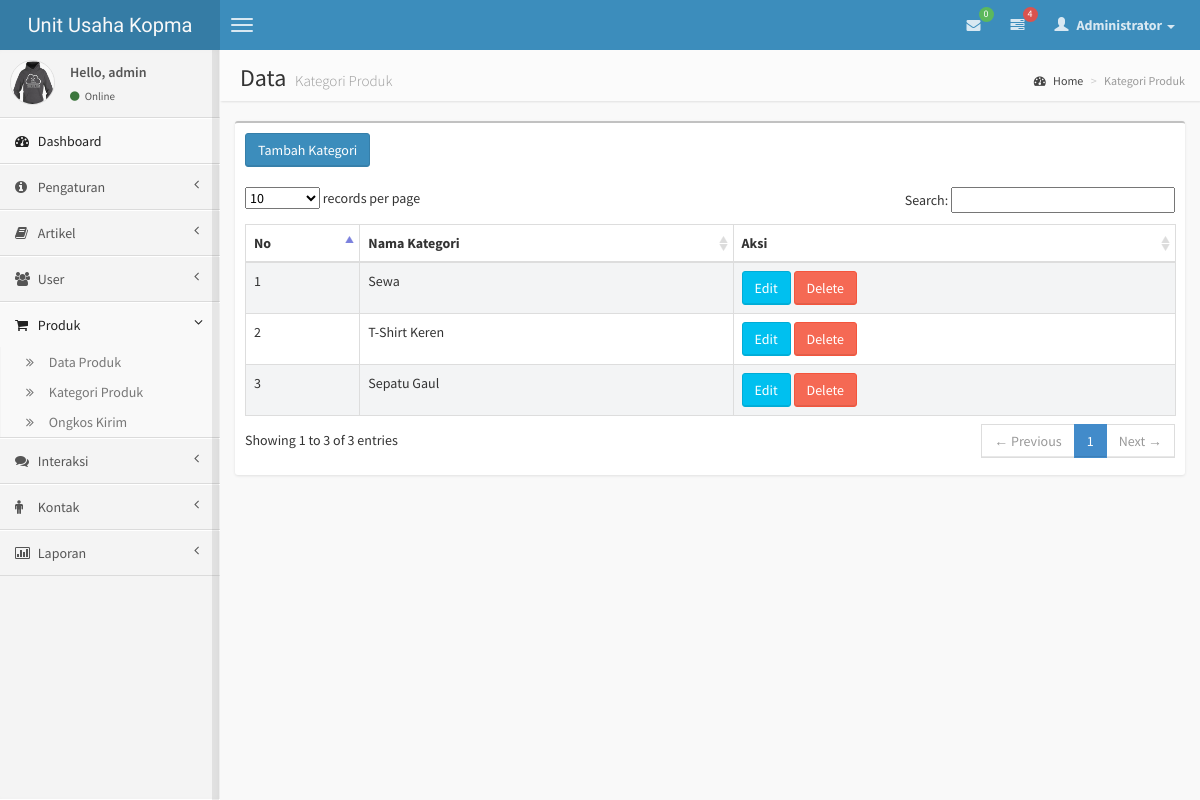
Before: /adminpage/media.php?module=kategori (signed in) with the older database file.
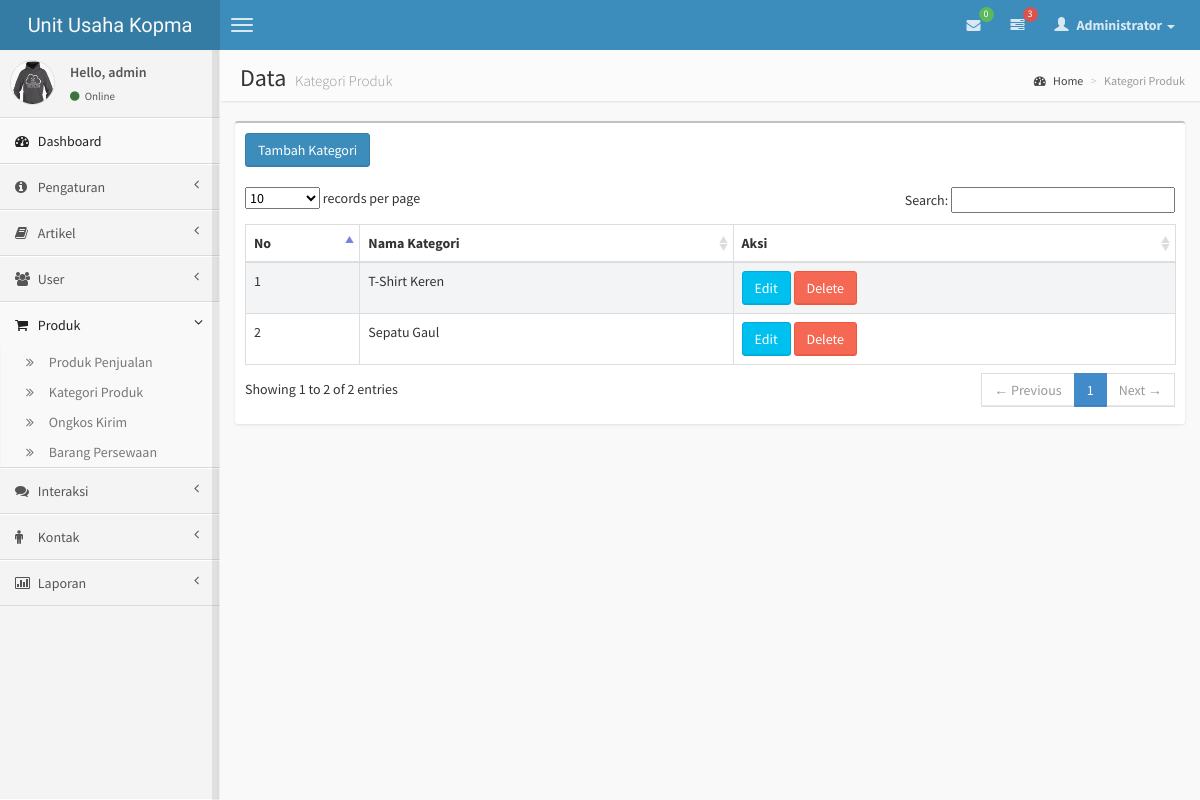
After: the same page with the newer database file.
### tables this page shows
CREATE TABLE `menuutama` (
  `id_main` int(5) NOT NULL AUTO_INCREMENT,
  `nama_menu` varchar(50) DEFAULT NULL,
  `link` varchar(100) DEFAULT NULL,
  `aktif` enum('Y','N') NOT NULL DEFAULT 'Y',
  `lokasi` enum('Admin','Public') NOT NULL,
  `hakakses` enum('user','admin') NOT NULL,
  `icon` varchar(20) DEFAULT NULL,
  `urutan` int(5) NOT NULL,
  PRIMARY KEY (`id_main`)
);

CREATE TABLE `submenu` (
  `id_sub` int(5) NOT NULL AUTO_INCREMENT,
  `nama_sub` varchar(50) DEFAULT NULL,
  `link_sub` varchar(100) DEFAULT NULL,
  `id_main` int(5) NOT NULL,
  `id_submain` int(11) NOT NULL,
  `aktif` enum('Y','N') NOT NULL DEFAULT 'Y',
  `adminsubmenu` enum('Y','N') NOT NULL,
  PRIMARY KEY (`id_sub`)
);

CREATE TABLE `kategori` (
  `id_kategori` int(5) NOT NULL AUTO_INCREMENT,
  `nama_kategori` varchar(100) NOT NULL,
  `kategori_seo` varchar(100) NOT NULL,
  PRIMARY KEY (`id_kategori`)
);

### adminpage/content-one.php (the view, shortened to what the changed rows need)
<?php
 $full_name = $_SERVER['REQUEST_URI'];
        $name_array = explode('/',$full_name);
        $count = count($name_array);
        $page_name = $name_array[$count-1];
        $name_array1= explode('?',$page_name);
        $count1 = count($name_array1);
        $page_name1 = $name_array1[$count1-1];
include "../config/koneksi.php";
if ($_SESSION['leveluser']=='admin'){
  $sql=mysqli_query($con,"select * from menuutama where aktif='Y' AND lokasi='Admin' order by urutan");
  echo "<ul class='sidebar-menu'>
    <li class='active'>
      <a href='?module=home'>
          <i class='fa fa-dashboard'></i> <span>Dashboard </span>
      </a>
      </li>
    ";
while ($m=mysqli_fetch_array($sql)){
$carimenu=mysqli_query($con,"select * from submenu where link_sub='?$page_name1'");
 $sm=mysqli_fetch_array($carimenu);
   $qq="$sm[id_main]";
   $qz="$m[id_main]";
    if ($qq == $qz) {
      echo "<li class='treeview active'>";
  		} else{
  			echo "<li class='treeview'>";
  		}
echo "<a href='$m[link]'>
<i class='$m[icon]'></i>
<span>$m[nama_menu]</span>
<i class='fa fa-angle-left pull-right'></i>
</a>";
	             $sub=mysqli_query($con,"SELECT * FROM submenu, menuutama
                            WHERE submenu.id_main=menuutama.id_main
                            AND submenu.id_main=$m[id_main] AND submenu.id_submain=0 AND submenu.aktif='Y'");
               $jml=mysqli_num_rows($sub);
                if ($jml > 0){
                  echo " <ul class='treeview-menu'>";
	                while($w=mysqli_fetch_array($sub)){
                    echo "<li><a href='$w[link_sub]'><i class='fa fa-angle-double-right'></i> $w[nama_sub]</a>
                    ";
	                }
                 echo "</li></ul>
                       </li>";
                }
                else{
                  echo "</li>";
                }
              }
                 echo "</ul>";
}
?>

### adminpage/media.php (shortened to what the changed rows need)
<?php
include "../config/koneksi.php";
if($_SESSION['login']==0){
  header('location:logout.php');
}
else{
if (empty($_SESSION['username']) AND empty($_SESSION['passuser']) AND $_SESSION['login']==0){
  echo "<link href='style.css' rel='stylesheet' type='text/css'>
 <center>Untuk mengakses modul, Anda harus login <br>";
  echo "<a href=index.php><b>LOGIN</b></a></center>";
}
else{
?>
<!DOCTYPE html>
<html>
    <head>
        <link href="css/bootstrap.min.css" rel="stylesheet" type="text/css" />
        <link href="css/font-awesome.min.css" rel="stylesheet" type="text/css" />
        <link href="css/ionicons.min.css" rel="stylesheet" type="text/css" />
        <link href="css/morris/morris.css" rel="stylesheet" type="text/css" />
        <link href="css/jvectormap/jquery-jvectormap-1.2.2.css" rel="stylesheet" type="text/css" />
        <link href="css/datepicker/datepicker3.css" rel="stylesheet" type="text/css" />
        <link href="css/daterangepicker/daterangepicker-bs3.css" rel="stylesheet" type="text/css" />
        <link href="css/bootstrap-wysihtml5/bootstrap3-wysihtml5.min.css" rel="stylesheet" type="text/css" />
        <link href="css/datatables/dataTables.bootstrap.css" rel="stylesheet" type="text/css" />
        <link href="css/AdminLTE.css" rel="stylesheet" type="text/css" />
        <link href="css/bootstrap-wysihtml5/bootstrap3-wysihtml5.min.css" rel="stylesheet" type="text/css" />
    </head>
   <body style="min-height: 329px;" class="skin-blue  pace-done fixed">
        <header class="header">
            <a href="index.html" class="logo">
                Unit Usaha Kopma
            </a>
            <nav class="navbar navbar-static-top" role="navigation">
                <a href="#" class="navbar-btn sidebar-toggle" data-toggle="offcanvas" role="button">
                    <span class="icon-bar"></span>
                    <span class="icon-bar"></span>
                    <span class="icon-bar"></span>
                </a>
                <div class="navbar-right">
                    <ul class="nav navbar-nav">
                        <li class='dropdown messages-menu'>
                            <a href='#' class='dropdown-toggle' data-toggle='dropdown'>
                                <i class='fa fa-envelope'></i>
                                <?php
$hub = mysqli_query($con,"select count(hubungi.id_hubungi) as baru from hubungi where dibuka='1'");
  $bk = mysqli_fetch_array($hub);
  echo "
                                <span class='label label-success'>$bk[baru]</span>
                            </a>
                            <ul class='dropdown-menu'>
                                <li class='header'>Anda Memiliki $bk[baru] pesan baru</li>
                                <li>
                                    <ul class='menu'>";
                                      ?>
                                     </ul>
                            </ul>
                        </li>
                         <li class="dropdown tasks-menu">
                            <a href="?module=hubungi" class="dropdown-toggle" data-toggle="dropdown">
                                <i class="fa fa-tasks"></i>
                                <?php
$ord = mysqli_query($con,"select count(orders.id_orders) as jmlorder from orders where status_order='Baru'");
  $od = mysqli_fetch_array($ord);
  echo "
                                <span class='label label-danger'>$od[jmlorder]</span>
                            </a>
                            <ul class='dropdown-menu'>
                                <li class='header'>Anda Memiliki $od[jmlorder] Order Baru</li>
                                <li>
                                    <ul class='menu'>
                                    ";
                                      ?>
                                    </ul>
                                </li>
                            </ul>
                        </li>
                        <?php
                                	echo "
                        <li class='dropdown user user-menu'>
                            <a href='#' class='dropdown-toggle' data-toggle='dropdown'>
                                <i class='glyphicon glyphicon-user'></i>
                                <span>$_SESSION[namalengkap] <i class='caret'></i></span>
                            </a>
                            <ul class='dropdown-menu'>
                                ";
                                ?>
                            </ul>
                        </li>
                    </ul>
                </div>
            </nav>
        </header>
        <div class="wrapper row-offcanvas row-offcanvas-left">
       <?php include "content.php"; ?>
    </body>
</html>
<?php
}
}
?>

### adminpage/modul/mod_kategori/kategori.php (shortened to what the changed rows need)
<?php
$aksi="modul/mod_kategori/aksi_kategori.php";
echo "
<aside class='right-side'>
                <section class='content-header'>
                    <h1>
                        Data
                        <small>Kategori Produk</small>
                    </h1>
                    <ol class='breadcrumb'>
                        <li><a href='?module=home'><i class='fa fa-dashboard'></i> Home</a></li>
                        <li class='active'>Kategori Produk</li>
                    </ol>
                </section>
                <section class='content'>
                    <div class='row'>
                        <div class='col-xs-12'>
<div class='box'>";
$act=isset($_GET['act'])?$_GET['act']:'act';
switch($act){
  default:
  echo "
    <div class='box-header'>
                                    <h3 class='box-title'><input type=button class='btn btn-primary btn' value='Tambah Kategori'
          onclick=\"window.location.href='?module=kategori&act=tambahkategori';\"></h3>
                                </div>
                                <div class='box-body table-responsive'>
    <table id='example1' class='table table-bordered table-striped'>
                                        <thead>
                                            <tr>
          <th>No</th><th>Nama Kategori</th><th>Aksi</th>
                                            </tr>
                                        </thead><tbody>";
    $tampil=mysqli_query($con,"SELECT * FROM kategori ORDER BY id_kategori DESC");
    $no=1;
    while ($r=mysqli_fetch_array($tampil)){
       echo "<tr><td>$no</td>
             <td>$r[nama_kategori]</td>
             <td class='center'>
		         <a class='btn btn-info' href='?module=kategori&act=editkategori&id=$r[id_kategori]'>
										<i class='icon-edit icon-white'></i>
										Edit
									</a>
									<a class='btn btn-danger' href='$aksi?module=kategori&act=hapus&id=$r[id_kategori]'>
										<i class='icon-trash icon-white'></i>
										Delete
									</a>
								</td>
             </tr>";
      $no++;
    }
    echo "</table>";
    break;
}
echo "</div>
 </div>
                    </div>
                </section>
            </aside>
        </div>";
?>

Changed rows visible on the page:
removed kategori: nama_kategori "Sewa"
changed submenu: nama_sub "Data Produk" → "Produk Penjualan"
added submenu: nama_sub "Barang Persewaan", shown under menuutama "Produk"
Other visible differences:
$od[jmlorder]: "4" → "3"
text written by a page script: "records per page Search: Showing 1 to 3 of 3 entries ← Previous 1 Next →" → "records per page Search: Showing 1 to 2 of 2 entries ← Previous 1 Next →"
